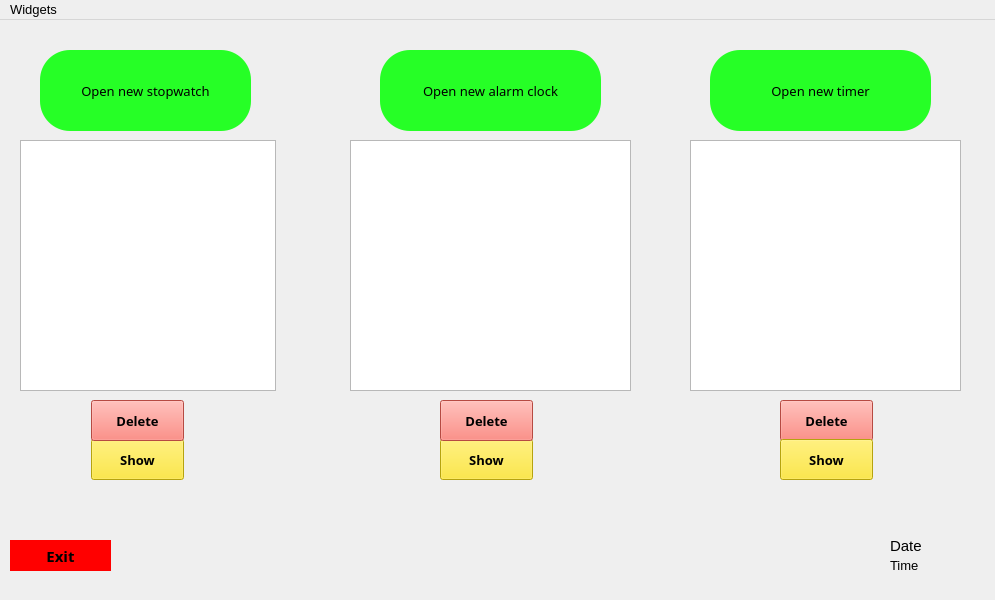
<?xml version="1.0" encoding="UTF-8"?>
<ui version="4.0">
 <class>MainWindow</class>
 <widget class="QMainWindow" name="MainWindow">
  <property name="geometry">
   <rect>
    <x>0</x>
    <y>0</y>
    <width>995</width>
    <height>600</height>
   </rect>
  </property>
  <property name="minimumSize">
   <size>
    <width>995</width>
    <height>600</height>
   </size>
  </property>
  <property name="maximumSize">
   <size>
    <width>995</width>
    <height>600</height>
   </size>
  </property>
  <property name="font">
   <font>
    <pointsize>10</pointsize>
   </font>
  </property>
  <property name="windowTitle">
   <string>MainWindow</string>
  </property>
  <property name="styleSheet">
   <string notr="true"/>
  </property>
  <widget class="QWidget" name="centralWidget">
   <widget class="QPushButton" name="open_stopwatch_button">
    <property name="geometry">
     <rect>
      <x>40</x>
      <y>30</y>
      <width>211</width>
      <height>81</height>
     </rect>
    </property>
    <property name="font">
     <font>
      <family>Algerian</family>
      <pointsize>10</pointsize>
     </font>
    </property>
    <property name="styleSheet">
     <string notr="true">background-color:#26ff26;
border-radius:30px;</string>
    </property>
    <property name="text">
     <string>Open new stopwatch</string>
    </property>
   </widget>
   <widget class="QPushButton" name="open_alarm_button">
    <property name="geometry">
     <rect>
      <x>380</x>
      <y>30</y>
      <width>221</width>
      <height>81</height>
     </rect>
    </property>
    <property name="font">
     <font>
      <family>Algerian</family>
      <pointsize>10</pointsize>
     </font>
    </property>
    <property name="styleSheet">
     <string notr="true">background-color:#26ff26;
border-radius:30px;</string>
    </property>
    <property name="text">
     <string>Open new alarm clock</string>
    </property>
   </widget>
   <widget class="QPushButton" name="open_timer_button">
    <property name="geometry">
     <rect>
      <x>710</x>
      <y>30</y>
      <width>221</width>
      <height>81</height>
     </rect>
    </property>
    <property name="font">
     <font>
      <family>Algerian</family>
      <pointsize>10</pointsize>
      <weight>50</weight>
      <bold>false</bold>
     </font>
    </property>
    <property name="styleSheet">
     <string notr="true">background-color:#26ff26;
border-radius:30px;</string>
    </property>
    <property name="text">
     <string>Open new timer</string>
    </property>
   </widget>
   <widget class="QLabel" name="date_text">
    <property name="geometry">
     <rect>
      <x>890</x>
      <y>510</y>
      <width>101</width>
      <height>31</height>
     </rect>
    </property>
    <property name="font">
     <font>
      <pointsize>11</pointsize>
     </font>
    </property>
    <property name="text">
     <string>Date</string>
    </property>
   </widget>
   <widget class="QLabel" name="time_text">
    <property name="geometry">
     <rect>
      <x>890</x>
      <y>520</y>
      <width>131</width>
      <height>51</height>
     </rect>
    </property>
    <property name="styleSheet">
     <string notr="true"/>
    </property>
    <property name="text">
     <string>Time</string>
    </property>
   </widget>
   <widget class="QPushButton" name="exit_button">
    <property name="geometry">
     <rect>
      <x>10</x>
      <y>520</y>
      <width>101</width>
      <height>31</height>
     </rect>
    </property>
    <property name="font">
     <font>
      <family>Papyrus</family>
      <pointsize>11</pointsize>
      <weight>75</weight>
      <italic>false</italic>
      <bold>true</bold>
      <underline>false</underline>
      <kerning>true</kerning>
     </font>
    </property>
    <property name="styleSheet">
     <string notr="true">background-color:red;
border-radius:20px;</string>
    </property>
    <property name="text">
     <string>Exit</string>
    </property>
   </widget>
   <widget class="QListWidget" name="stopwatch_list">
    <property name="geometry">
     <rect>
      <x>20</x>
      <y>120</y>
      <width>256</width>
      <height>251</height>
     </rect>
    </property>
   </widget>
   <widget class="QListWidget" name="alarm_list">
    <property name="geometry">
     <rect>
      <x>350</x>
      <y>120</y>
      <width>281</width>
      <height>251</height>
     </rect>
    </property>
   </widget>
   <widget class="QListWidget" name="timer_list">
    <property name="geometry">
     <rect>
      <x>690</x>
      <y>120</y>
      <width>271</width>
      <height>251</height>
     </rect>
    </property>
   </widget>
   <widget class="QPushButton" name="show_stopwatch_button">
    <property name="geometry">
     <rect>
      <x>91</x>
      <y>419</y>
      <width>93</width>
      <height>41</height>
     </rect>
    </property>
    <property name="font">
     <font>
      <family>Jokerman</family>
      <weight>75</weight>
      <bold>true</bold>
     </font>
    </property>
    <property name="styleSheet">
     <string notr="true">background-color:#ffe413;</string>
    </property>
    <property name="text">
     <string>Show</string>
    </property>
   </widget>
   <widget class="QPushButton" name="delete_stopwatch_button">
    <property name="geometry">
     <rect>
      <x>91</x>
      <y>380</y>
      <width>93</width>
      <height>41</height>
     </rect>
    </property>
    <property name="font">
     <font>
      <family>Jokerman</family>
      <weight>75</weight>
      <bold>true</bold>
     </font>
    </property>
    <property name="styleSheet">
     <string notr="true">background-color:#ff685d;</string>
    </property>
    <property name="text">
     <string>Delete</string>
    </property>
   </widget>
   <widget class="QPushButton" name="show_alarm_button">
    <property name="geometry">
     <rect>
      <x>440</x>
      <y>419</y>
      <width>93</width>
      <height>41</height>
     </rect>
    </property>
    <property name="font">
     <font>
      <family>Jokerman</family>
      <weight>75</weight>
      <bold>true</bold>
     </font>
    </property>
    <property name="styleSheet">
     <string notr="true">background-color:#ffe413;</string>
    </property>
    <property name="text">
     <string>Show</string>
    </property>
   </widget>
   <widget class="QPushButton" name="delete_alarm_button">
    <property name="geometry">
     <rect>
      <x>440</x>
      <y>380</y>
      <width>93</width>
      <height>41</height>
     </rect>
    </property>
    <property name="font">
     <font>
      <family>Jokerman</family>
      <weight>75</weight>
      <bold>true</bold>
     </font>
    </property>
    <property name="styleSheet">
     <string notr="true">background-color:#ff685d;</string>
    </property>
    <property name="text">
     <string>Delete</string>
    </property>
   </widget>
   <widget class="QPushButton" name="delete_timer_button">
    <property name="geometry">
     <rect>
      <x>780</x>
      <y>380</y>
      <width>93</width>
      <height>41</height>
     </rect>
    </property>
    <property name="font">
     <font>
      <family>Jokerman</family>
      <weight>75</weight>
      <bold>true</bold>
     </font>
    </property>
    <property name="styleSheet">
     <string notr="true">background-color:#ff685d;</string>
    </property>
    <property name="text">
     <string>Delete</string>
    </property>
   </widget>
   <widget class="QPushButton" name="show_timer_button">
    <property name="geometry">
     <rect>
      <x>780</x>
      <y>419</y>
      <width>93</width>
      <height>41</height>
     </rect>
    </property>
    <property name="font">
     <font>
      <family>Jokerman</family>
      <weight>75</weight>
      <bold>true</bold>
     </font>
    </property>
    <property name="styleSheet">
     <string notr="true">background-color:#ffe413;</string>
    </property>
    <property name="text">
     <string>Show</string>
    </property>
   </widget>
  </widget>
  <widget class="QMenuBar" name="menuBar">
   <property name="geometry">
    <rect>
     <x>0</x>
     <y>0</y>
     <width>995</width>
     <height>26</height>
    </rect>
   </property>
   <widget class="QMenu" name="menuNew_stopwatch">
    <property name="title">
     <string>Widgets</string>
    </property>
    <addaction name="actionNew_stopwatch"/>
    <addaction name="actionNew_alarm_clock_2"/>
    <addaction name="actionNew_timer"/>
   </widget>
   <addaction name="menuNew_stopwatch"/>
  </widget>
  <action name="actionNew_alarm_clock_2">
   <property name="text">
    <string>New alarm clock(Ctrl+A)</string>
   </property>
  </action>
  <action name="actionNew_timer">
   <property name="text">
    <string>New timer(Ctrl+T)</string>
   </property>
  </action>
  <action name="actionNew_stopwatch">
   <property name="text">
    <string>New stopwatch(Ctrl+S)</string>
   </property>
  </action>
 </widget>
 <layoutdefault spacing="6" margin="11"/>
 <resources/>
 <connections/>
</ui>
